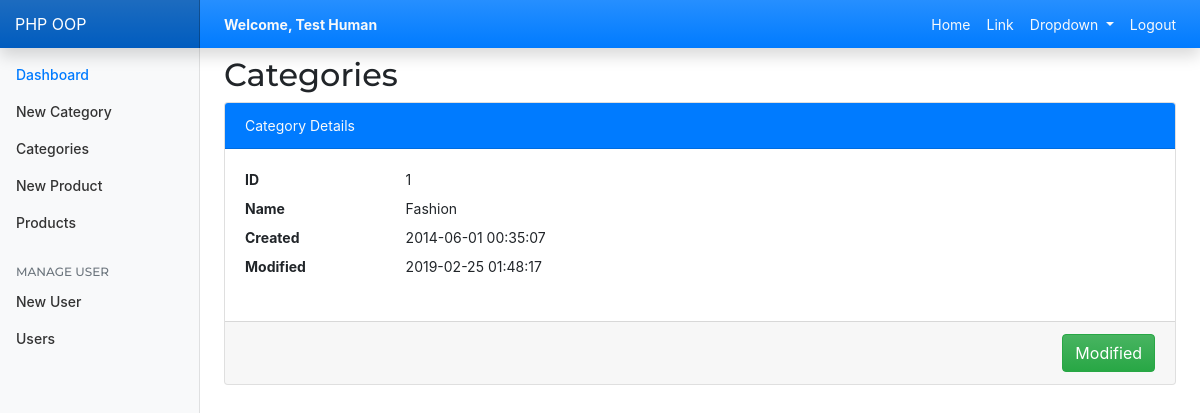
/categories_view.php?id=1 (signed in), run on the app's committed database.
### tables this page shows
CREATE TABLE `categories` (
  `id` int(11) NOT NULL,
  `name` varchar(256) NOT NULL,
  `created` datetime NOT NULL,
  `modified` timestamp NOT NULL DEFAULT CURRENT_TIMESTAMP
);

### config/App.php (called while the page is built, shortened)
<?php
$database = new Database(HOST, USER, PASSWORD, DATABASE);
$db = $database->connection();
include_once 'objects/Categories.php';
$Category = new Categories($db);

### objects/Categories.php (called while the page is built, shortened)
<?php
class Categories
{
    private $db;
    private $table;
    public function __construct($db)
    {
        $this->db = $db;
        $this->table = 'categories';
    }
    public function findById($id = null)
    {
        try {
            $stmt = $this->db->prepare("SELECT * FROM $this->table WHERE id = :id LIMIT 1");
            $stmt->execute(array(':id' => $id));
            if ($stmt->rowCount() > 0) {
                $results = $stmt->fetch(PDO::FETCH_ASSOC);
                return $results;
            } else {
                return false;
            }
        } catch (PDOException $e) {
            echo $e->getMessage();
        }
    }
}

### categories_view.php (the view, shortened to what this page needs)
<?php
include_once 'config/app.php';
include_once 'elements/header.php';
include_once 'elements/navbar.php';
if (isset($_GET) && $_GET) {
    $category = $Category->findById($_GET['id']);
}
?>
    <div class="container-fluid">
        <div class="row">
            <?php include_once 'elements/sidebar.php'; ?>
            <main role="main" class="col-md-9 ml-sm-auto col-lg-10 px-4">
                <h2 class="my-2">Categories</h2>
                <div class="card">
                    <div class="card-header bg-primary text-light">Category Details</div>
                    <div class="card-body">
                        <dl class="row">
                            <dt class="col-sm-2">ID</dt>
                            <dd class="col-sm-10">&nbsp;<?= $category['id'] ?></dd>
                            <dt class="col-sm-2">Name</dt>
                            <dd class="col-sm-10">&nbsp;<?= $category['name'] ?></dd>
                            <dt class="col-sm-2">Created</dt>
                            <dd class="col-sm-10">&nbsp;<?= $category['created'] ?></dd>
                            <dt class="col-sm-2">Modified</dt>
                            <dd class="col-sm-10">&nbsp;<?= $category['modified'] ?></dd>
                        </dl>
                    </div>
                    <div class="card-footer">
                        <div class="d-flex flex-row-reverse">
                            <a class="btn btn-success" href="categories_edit.php?id=<?= $category['id'] ?>">Modified</a>
                        </div>
                    </div>
                </div>
            </main>
        </div>
    </div>
<?php
include_once 'elements/footer.php';

### assets/css/custom.css (style rules this page uses)
body { font-size: .875rem; }
[role="main"] { padding-top: 133px; }
@media (min-width: 768px) { [role="main"] { padding-top: 48px; } }

### data on the page
categories: id "1", name "Fashion", created "2014-06-01 00:35:07", modified "2019-02-25 01:48:17"

### other printed values
$name "Test Human"
